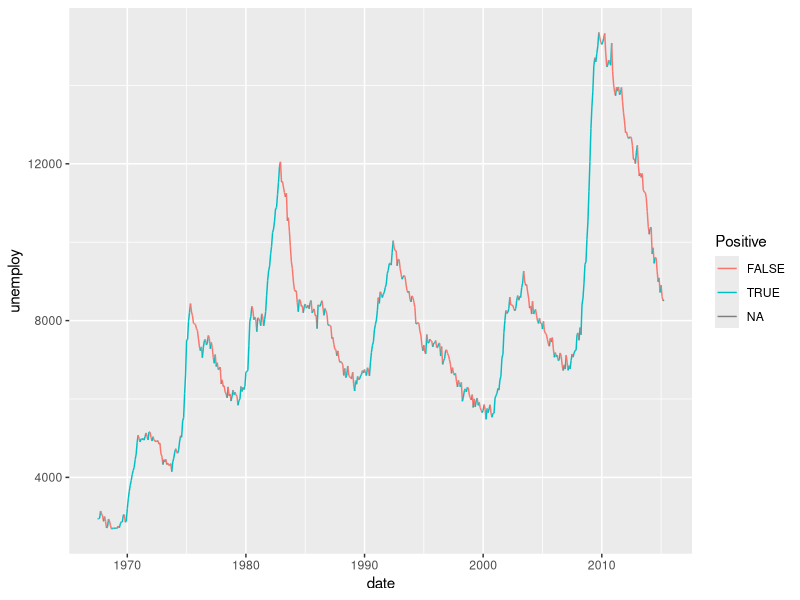
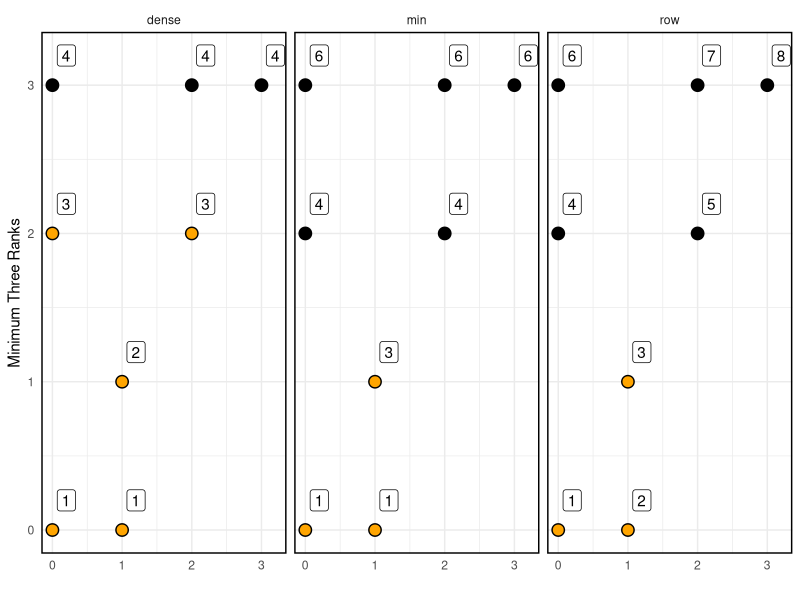

These charts were generated, in order, by the following R code:
## ---- chunk 1
library(tidyverse)
library(ggrepel)
## ---- chunk 2
## NOTE: No need to edit this; just an example
v <- c(1, 2, 3, 4, 5)
lead(v)
lag(v)
## ---- chunk 3
## NOTE: No need to edit this; just an example
x <- seq(-1, +1, length.out = 6)
f <- x ^ 2

## Forward finite difference
df_dx <- (lead(f) - f) / (lead(x) - x)
df_dx
## ---- chunk 4
economics %>%
  arrange(date) %>%
  mutate(
    delta = lead(unemploy, order_by = date) - unemploy,
    Positive = delta > 0
  ) %>%

  ggplot(aes(date, unemploy, color = Positive)) +
  geom_segment(aes(
    xend = lead(date, order_by = date),
    yend = lead(unemploy, order_by = date)
  ))
## ---- chunk 5
## NOTE: No need to edit this; just an example
v <- c(1, 1, 2, 3, 5)
row_number(v)
min_rank(v)
dense_rank(v)
## ---- chunk 6
## NOTE: No need to edit this; just an example
v <- c(1, 1, 2, 3, 5)
row_number(desc(v))
min_rank(desc(v))
dense_rank(-v)
## ---- chunk 7
## NOTE: No need to edit this; just an example
set.seed(101)
tribble(
  ~x, ~y,
  0,  0,
  1,  0,
  1,  1,
  0,  2,
  2,  2,
  0,  3,
  2,  3,
  3,  3
) %>%
  mutate(
    rk_row = row_number(y),
    rk_min = min_rank(y),
    rk_dense = dense_rank(y)
  ) %>%
  pivot_longer(
    names_to = "fcn",
    names_prefix = "rk_",
    values_to = "rk",
    cols = c(-x, -y)
  ) %>%

  ggplot(aes(x, y)) +
  geom_point(size = 4) +
  geom_point(
    data = . %>% filter(rk <= 3),
    size = 3,
    color = "orange"
  ) +
  geom_label(aes(label = rk), nudge_x = 0.2, nudge_y = 0.2) +

  facet_wrap(~fcn) +
  theme_minimal() +
  theme(panel.border = element_rect(color = "black", fill = NA, size = 1)) +
  labs(
    x = "",
    y = "Minimum Three Ranks"
  )
## ---- chunk 8
q2 <-
  mpg %>%
  filter(dense_rank(desc(hwy)) <= 3)
q2
## ---- chunk 9
## NOTE: No need to change this
assertthat::assert_that(dim(q2)[1] == 4)
print("Nice!")
